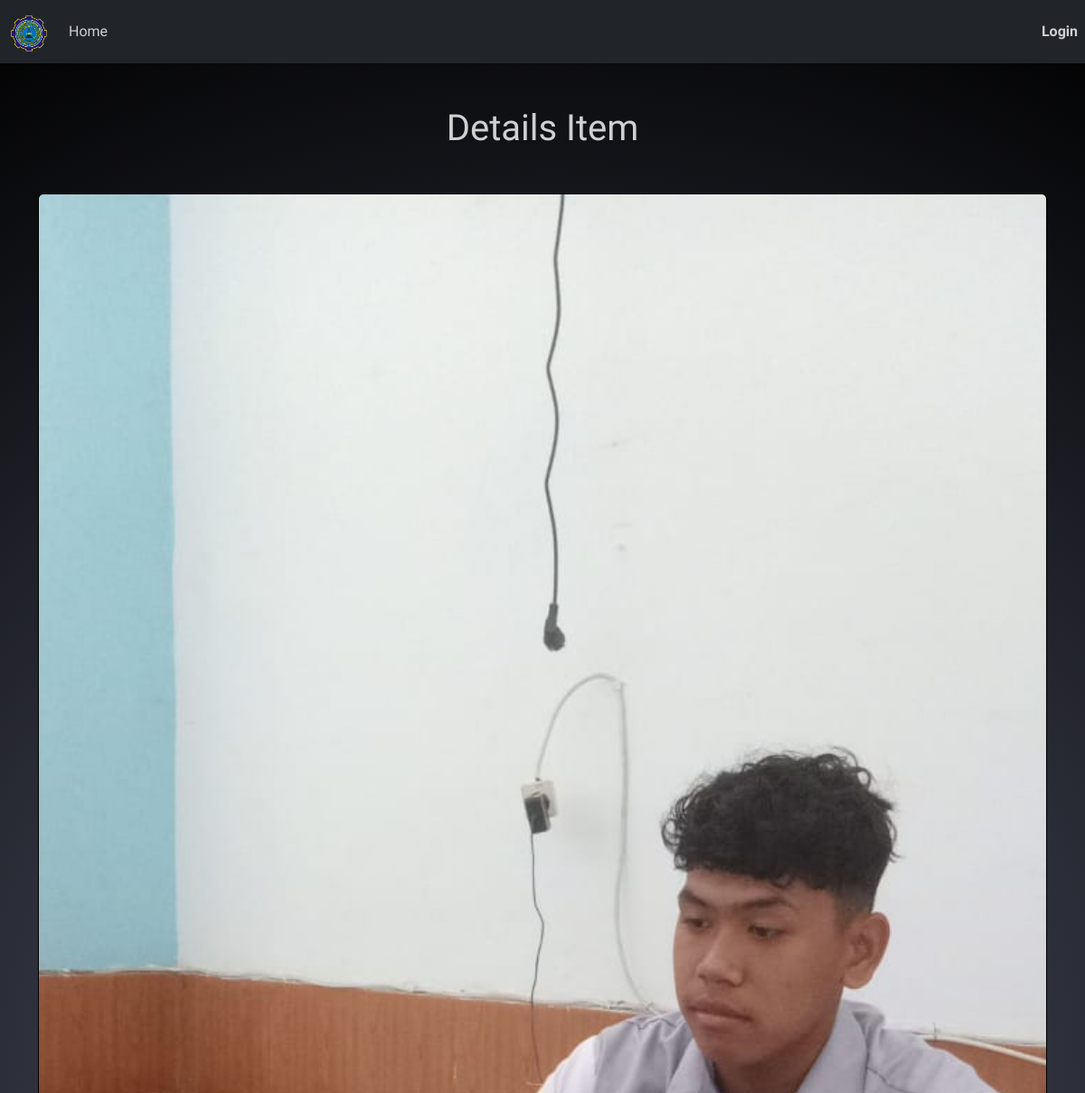
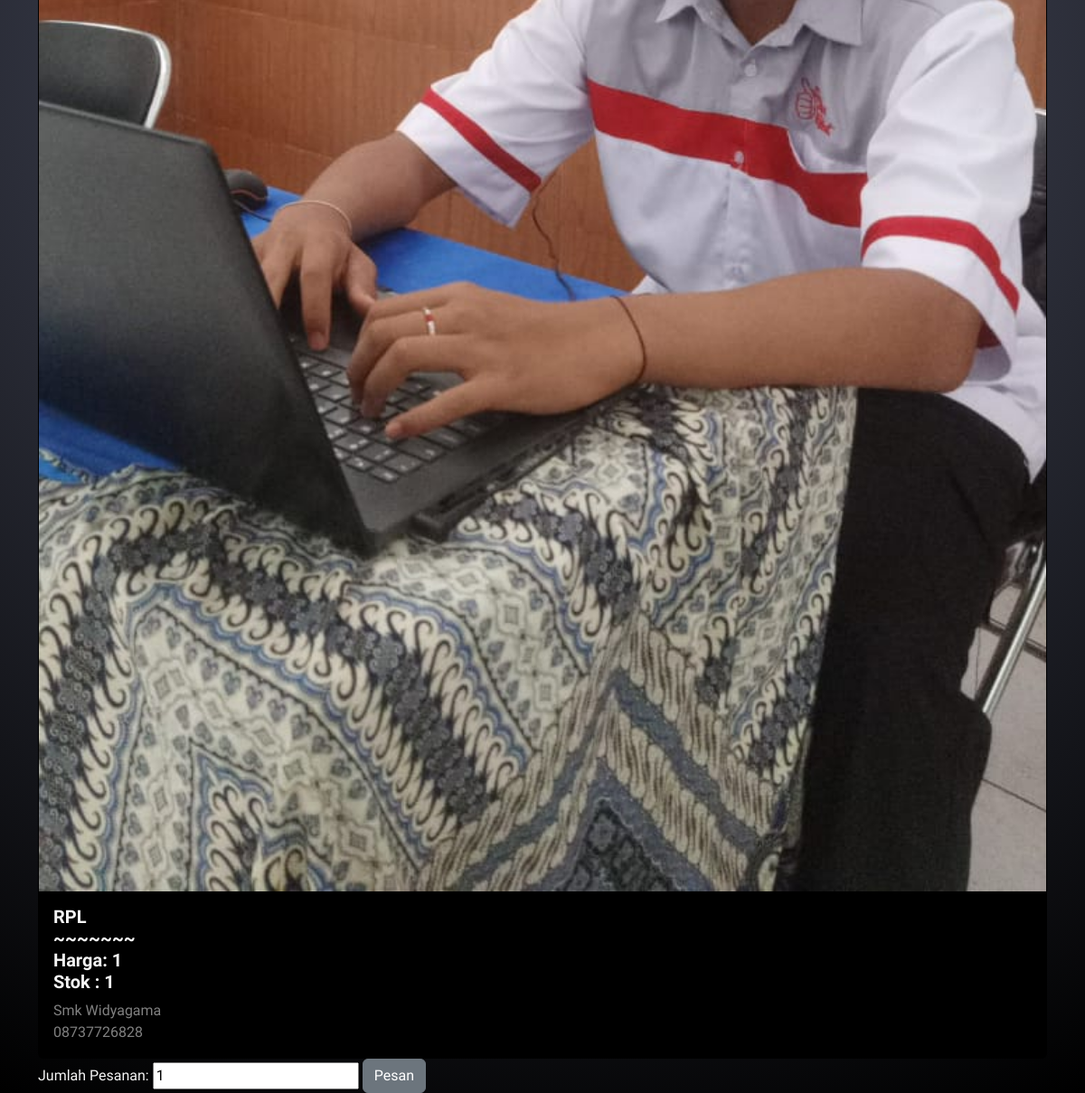
The page /barang/8 on the database its author committed (2 pictures, top to bottom).
### barang/models.py (models this page shows, shortened)
class Barang(models.Model):
    nama = models.CharField(max_length=250)
    keterangan = models.CharField(max_length=250)
    harga = models.IntegerField()
    gambar = models.ImageField(upload_to='movie/images/')
    stok = models.IntegerField()
    toko = models.ForeignKey(Toko,on_delete=models.CASCADE)

class Toko(models.Model):
    nama = models.CharField(max_length=250)
    phone_regex = RegexValidator(regex=r'^\+?1?\d{9,15}$',message="min 8 digit")
    telpon = models.CharField(validators=[phone_regex], max_length=15, blank=True)
    alamat = models.CharField(max_length=250)

### barang/views.py (the view)
# urls.py: path('barang/<int:barang_id>', barangView.detail,
def detail(request,barang_id):
    barang = get_object_or_404(Barang,pk=barang_id)
    return render(request,'detail.html',{'barang' : barang})

### barang/templates/detail.html (shortened to what this page needs)
<!DOCTYPE html>
<html lang="en">
  <head>
  <link href="https://cdn.jsdelivr.net/npm/bootstrap@5.3.2/dist/css/bootstrap.min.css" rel="stylesheet"
>
  </head>
  <body style="background: rgb(79,83,103);
  background: radial-gradient(circle, rgba(79,83,103,1) 0%, rgba(0,0,0,1) 100%);
  font-family: 'Sulphur Point', sans-serif;">
    {% extends 'base.html' %}
    {% block content %}
    <h1 class="mt-5 mb-5" style="text-align:center; color:#d0d0d0;">Details Item</h1>
    <div class="card mt-4" style="background: black">
        <img alt="" class="card-img-top" src="{{ barang.gambar.url }}" />
        <div class="card-body">
            <h5 style="color : whitesmoke " class="card-title fw-bold">{{ barang.nama }}
                <br> ~~~~~~~
                <br> Harga: {{ barang.harga }}
                <br> Stok : {{ barang.stok }}
            </h5>
            <p style="color: grey" class="card-text">
                {{ barang.toko.nama }}
            <br/>
                {{ barang.toko.telpon }}
            </p>
        </div>
    </div>
<form method="post" action="{% url 'add_to_cart' barang.id %}">
    <label style="color: whitesmoke" for="quantity">Jumlah Pesanan:</label>
    <input type="number" name="quantity" id="quantity" value="1" min="1">
    <button type="submit" class="btn btn-secondary">Pesan</button>
</form>
    {% endblock content %}

### rows shown on the page
Barang: gambar (picture), nama "RPL", harga "1", stok "1", toko.nama "Smk Widyagama", toko.telpon "08737726828"
